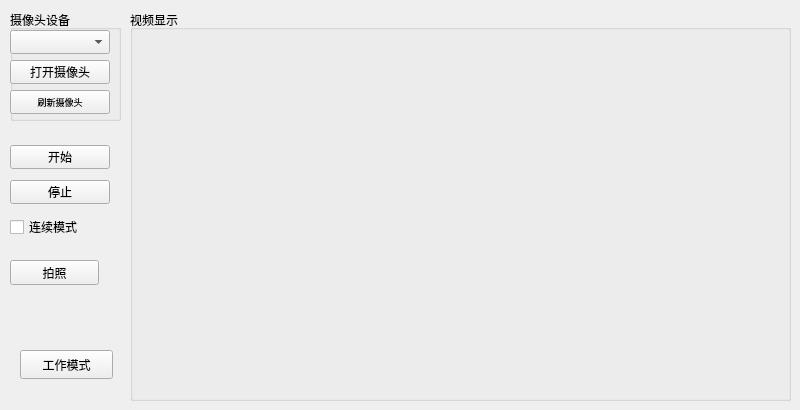
    <widget class="QWidget" name="tab">
     <attribute name="title">
      <string>机械臂自动化</string>
     </attribute>
     <widget class="QPushButton" name="workingmode">
      <property name="geometry">
       <rect>
        <x>20</x>
        <y>350</y>
        <width>93</width>
        <height>29</height>
       </rect>
      </property>
      <property name="text">
       <string>工作模式</string>
      </property>
     </widget>
     <widget class="QGroupBox" name="groupBox_17">
      <property name="geometry">
       <rect>
        <x>10</x>
        <y>10</y>
        <width>111</width>
        <height>111</height>
       </rect>
      </property>
      <property name="title">
       <string>摄像头设备</string>
      </property>
      <widget class="QWidget" name="verticalLayoutWidget">
       <property name="geometry">
        <rect>
         <x>0</x>
         <y>20</y>
         <width>102</width>
         <height>86</height>
        </rect>
       </property>
       <layout class="QVBoxLayout" name="verticalLayout">
        <item>
         <widget class="QComboBox" name="camera_comboBox">
          <property name="minimumSize">
           <size>
            <width>100</width>
            <height>24</height>
           </size>
          </property>
          <property name="maximumSize">
           <size>
            <width>100</width>
            <height>24</height>
           </size>
          </property>
         </widget>
        </item>
        <item>
         <widget class="QPushButton" name="opencamera_Button">
          <property name="minimumSize">
           <size>
            <width>100</width>
            <height>24</height>
           </size>
          </property>
          <property name="maximumSize">
           <size>
            <width>100</width>
            <height>24</height>
           </size>
          </property>
          <property name="text">
           <string>打开摄像头</string>
          </property>
         </widget>
        </item>
        <item>
         <widget class="QPushButton" name="rush_camera_button">
          <property name="minimumSize">
           <size>
            <width>75</width>
            <height>24</height>
           </size>
          </property>
          <property name="maximumSize">
           <size>
            <width>100</width>
            <height>24</height>
           </size>
          </property>
          <property name="font">
           <font>
            <pointsize>7</pointsize>
           </font>
          </property>
          <property name="text">
           <string>刷新摄像头</string>
          </property>
         </widget>
        </item>
       </layout>
      </widget>
     </widget>
     <widget class="QGroupBox" name="groupBox_18">
      <property name="geometry">
       <rect>
        <x>130</x>
        <y>10</y>
        <width>661</width>
        <height>391</height>
       </rect>
      </property>
      <property name="title">
       <string>视频显示</string>
      </property>
      <widget class="OpenCVWidget" name="videoPlayer" native="true">
       <property name="geometry">
        <rect>
         <x>10</x>
         <y>20</y>
         <width>640</width>
         <height>360</height>
        </rect>
       </property>
       <property name="minimumSize">
        <size>
         <width>640</width>
         <height>360</height>
        </size>
       </property>
       <property name="maximumSize">
        <size>
         <width>640</width>
         <height>360</height>
        </size>
       </property>
      </widget>
     </widget>
     <widget class="QWidget" name="verticalLayoutWidget_2">
      <property name="geometry">
       <rect>
        <x>10</x>
        <y>140</y>
        <width>101</width>
        <height>105</height>
       </rect>
      </property>
      <layout class="QVBoxLayout" name="verticalLayout_2">
       <item>
        <widget class="QPushButton" name="startWork_Button">
         <property name="maximumSize">
          <size>
           <width>100</width>
           <height>24</height>
          </size>
         </property>
         <property name="text">
          <string>开始</string>
         </property>
        </widget>
       </item>
       <item>
        <widget class="QPushButton" name="stopWork_Button">
         <property name="maximumSize">
          <size>
           <width>100</width>
           <height>24</height>
          </size>
         </property>
         <property name="text">
          <string>停止</string>
         </property>
        </widget>
       </item>
       <item>
        <widget class="QCheckBox" name="Continuous_Mode">
         <property name="maximumSize">
          <size>
           <width>100</width>
           <height>24</height>
          </size>
         </property>
         <property name="text">
          <string>连续模式</string>
         </property>
        </widget>
       </item>
      </layout>
     </widget>
     <widget class="QPushButton" name="takePhotoButton">
      <property name="geometry">
       <rect>
        <x>10</x>
        <y>260</y>
        <width>89</width>
        <height>25</height>
       </rect>
      </property>
      <property name="text">
       <string>拍照</string>
      </property>
     </widget>
    </widget>
